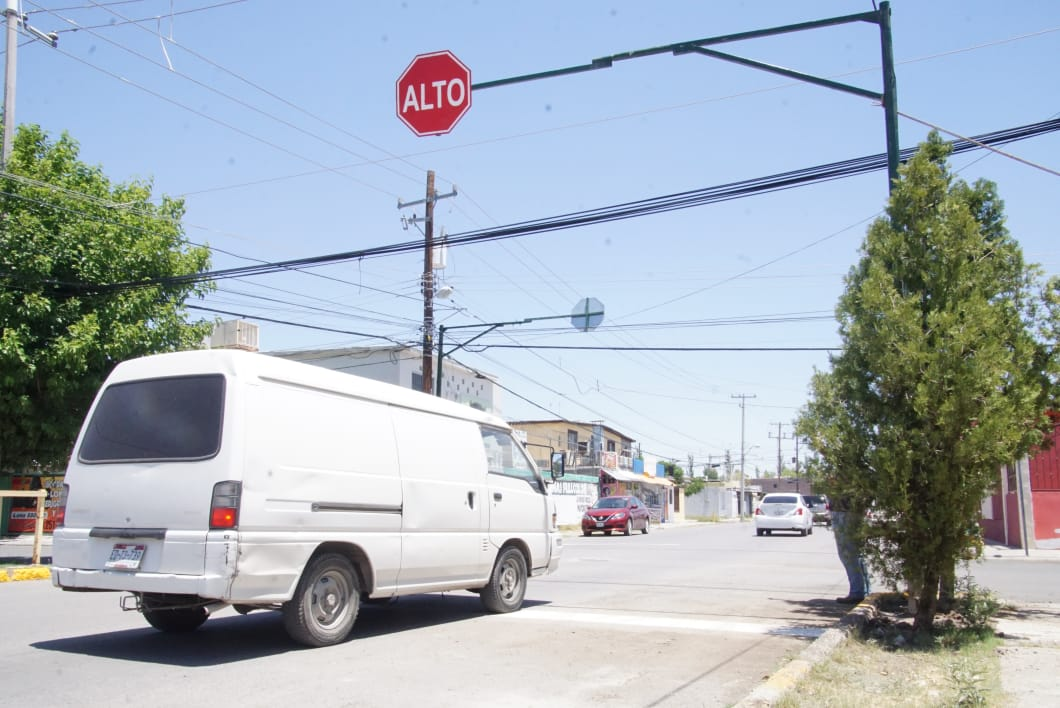
#> input picture SDC_8_Erick_Casanova/figuras/imagen_0.jpg, 1060 x 708 px
$ jupyter execute SDC_8_Altos_Erick_Casanova.ipynb
#> lines starting #> are read from the running program, lines starting #| are printed output that depends on the picture
<!--Información del curso-->

<center><h1 style="font-size:2em;color:#2467C0"> Altos
 </h1></center>
<br>
<table>
<col width="650">
<col width="350">
<tr>
<td></td>
<td>


**Objetivo:**


Utilizar un clasificador Haar Cascade para encontrar  altos en  imágenes.

<br>
</td>
</tr>
</table>

# Cargar librerias

[cell 1]
import matplotlib.pyplot as plt
import numpy as np
import cv2 as cv

[cell 2]
stop_cascade = cv.CascadeClassifier('datos/stopsign_classifier.xml')

[cell 3]
img0 = cv.imread('figuras/imagen_0.jpg')
#> img0 is the input picture: shape (708, 1060, 3); mean B, G, R 185.3, 176.5, 166.5
img1 = cv.imread('figuras/imagen_1.jpg')
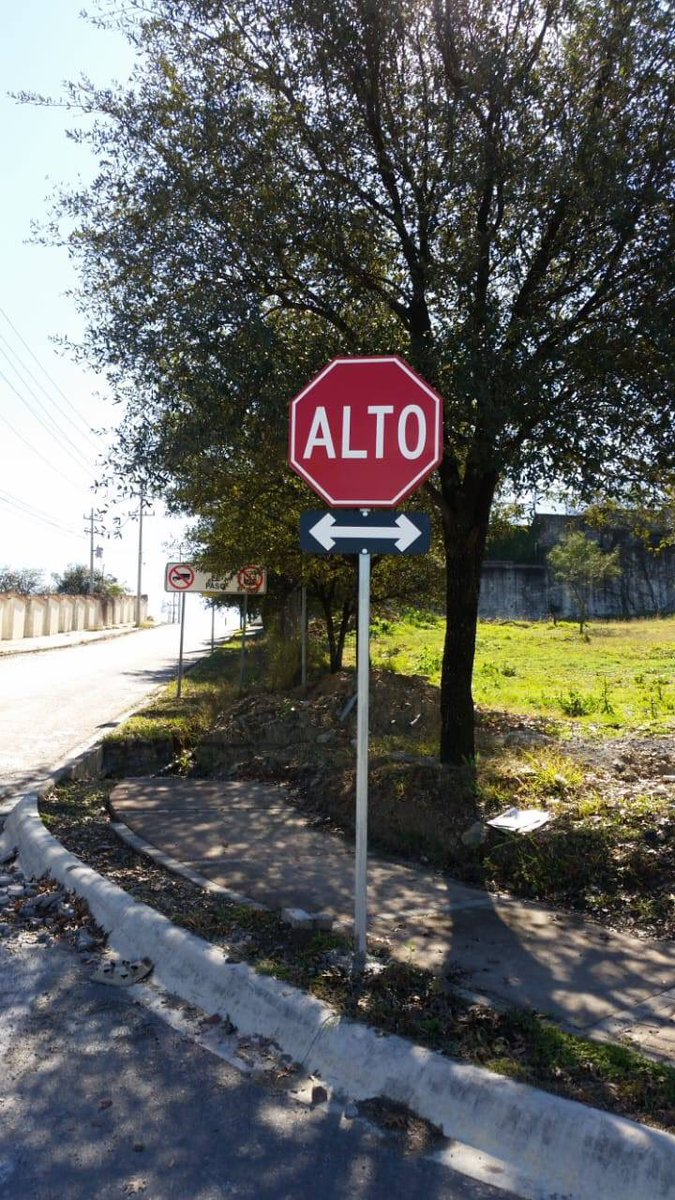
#> input picture SDC_8_Erick_Casanova/figuras/imagen_1.jpg, 675 x 1200 px
#> img1 is the input picture: shape (1200, 675, 3); mean B, G, R 96.5, 99, 98
img2 = cv.imread('figuras/imagen_2.jpg')
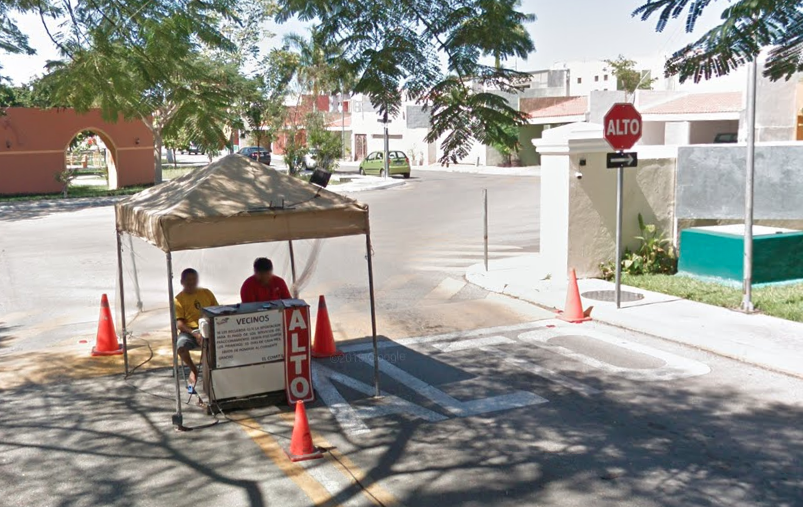
#> input picture SDC_8_Erick_Casanova/figuras/imagen_2.jpg, 803 x 507 px
#> img2 is the input picture: shape (507, 803, 3); mean B, G, R 145.3, 151.5, 153.5
img3 = cv.imread('figuras/imagen_3.jpg')
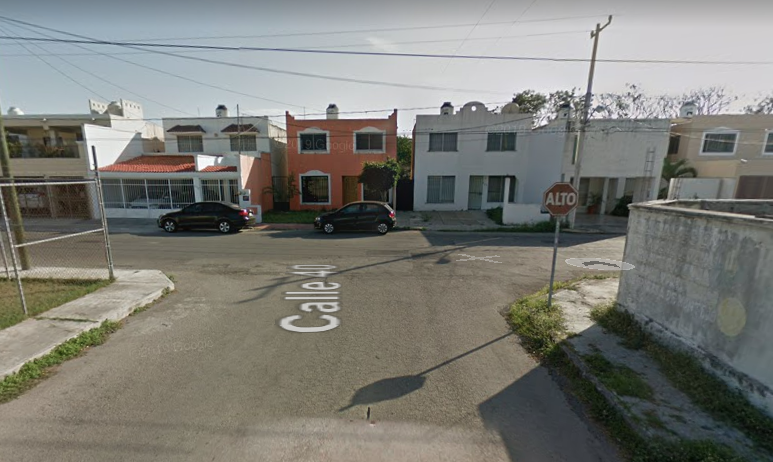
#> input picture SDC_8_Erick_Casanova/figuras/imagen_3.jpg, 773 x 462 px
#> img3 is the input picture: shape (462, 773, 3); mean B, G, R 117.5, 123.5, 123.5
img4 = cv.imread('figuras/imagen_4.jpg')
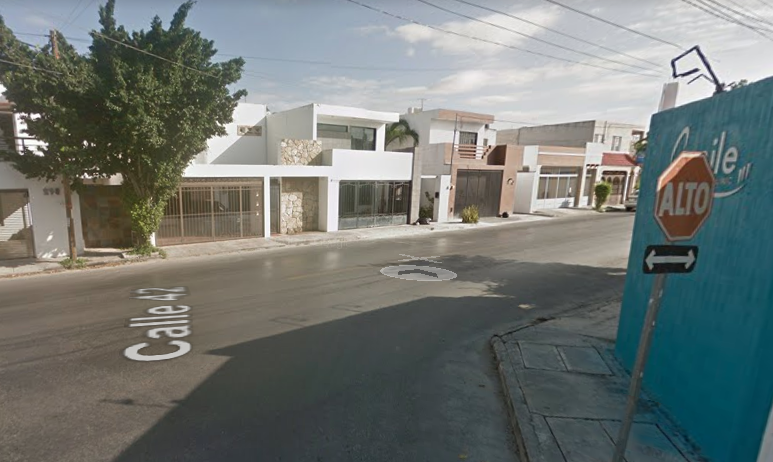
#> input picture SDC_8_Erick_Casanova/figuras/imagen_4.jpg, 773 x 462 px
#> img4 is the input picture: shape (462, 773, 3); mean B, G, R 115.6, 119, 113.2

#Convertimos a escala de grises la imagen original
img0_grey = cv.cvtColor(img0, cv.COLOR_BGR2GRAY)
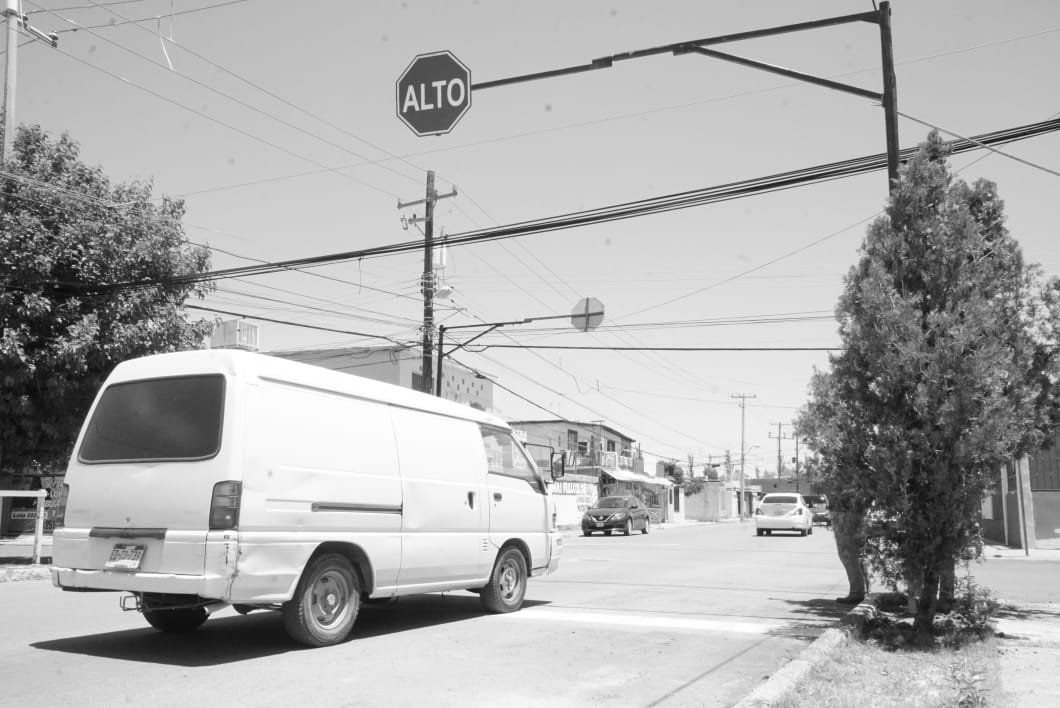
#> img0_grey: shape (708, 1060); min 3, max 255, mean 174.5
img1_grey = cv.cvtColor(img1, cv.COLOR_BGR2GRAY)
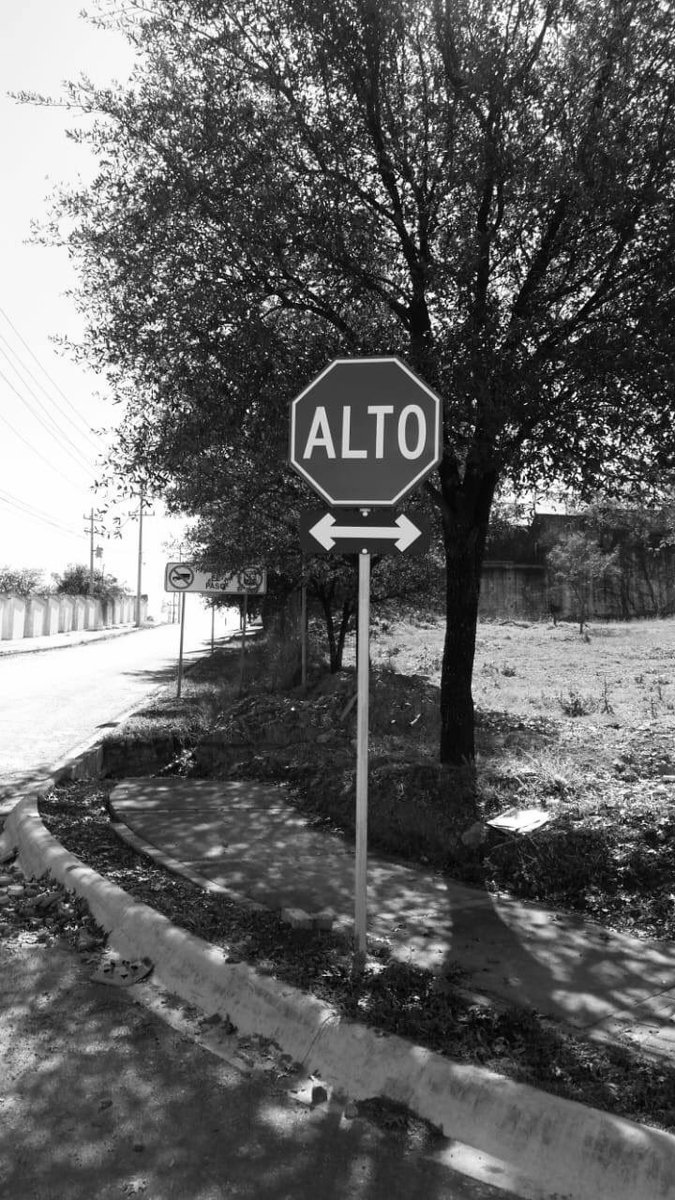
#> img1_grey: shape (1200, 675); min 0, max 255, mean 98.4
img2_grey = cv.cvtColor(img2, cv.COLOR_BGR2GRAY)
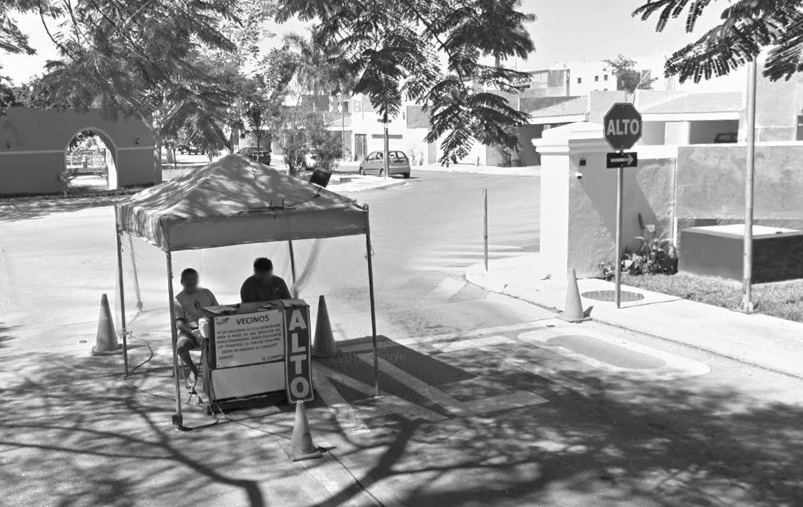
#> img2_grey: shape (507, 803); min 5, max 255, mean 151.4
img3_grey = cv.cvtColor(img3, cv.COLOR_BGR2GRAY)
img4_grey = cv.cvtColor(img4, cv.COLOR_BGR2GRAY)
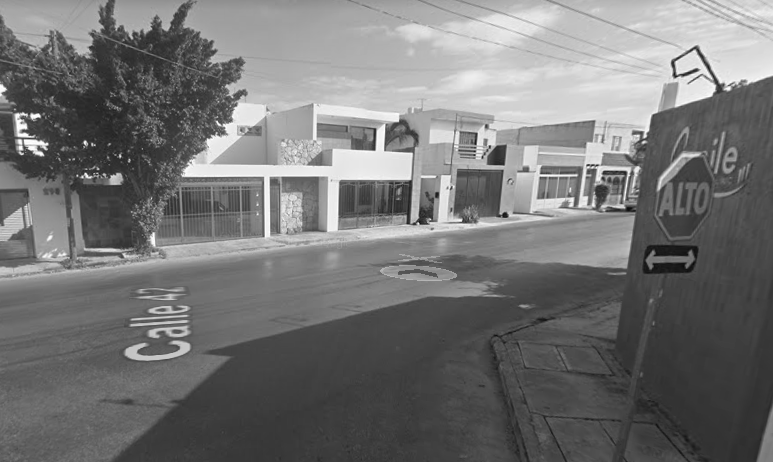
#> img4_grey: shape (462, 773); min 12, max 255, mean 116.9

[cell 4]
alto0 = stop_cascade.detectMultiScale(img0_grey, 1.12, 5)
#> alto0 = [[390, 47, 94, 94]]
alto1 = stop_cascade.detectMultiScale(img1_grey, 1.12, 5)
#> alto1 = [[294, 347, 176, 176]]
alto2 = stop_cascade.detectMultiScale(img2_grey, 1.12, 5)
#> alto2 = [[596, 99, 55, 55]]
alto3 = stop_cascade.detectMultiScale(img3_grey, 1.12, 5)
#> alto3 = [[537, 175, 46, 46]]
alto4 = stop_cascade.detectMultiScale(img4_grey, 1.12, 5)
#> alto4 = [[652, 158, 80, 80]]

[cell 5]
def detector_altos(alto, img):
    for (x,y,w,h) in alto:
        cv.rectangle(img,(x,y),(x+w,y+h),(255,0,0),2)
#> this loop made 1 pass
    plt.figure(figsize=(13,8))
    return cv.cvtColor(img, cv.COLOR_BGR2RGB)

[cell 6]
img0 = detector_altos(alto0, img0)
img1 = detector_altos(alto1, img1)
#> the loop in detector_altos (call 2), `for (x,y,w,h) in alto:` made 1 pass
img2 = detector_altos(alto2, img2)
img3 = detector_altos(alto3, img3)
img4 = detector_altos(alto4, img4)

[cell 7]
plt.figure(figsize=(17,17))

plt.subplot(2,3,1)
plt.imshow(img0)
plt.title("Imagen 1")

plt.subplot(2,3,2)
plt.imshow(img1)
plt.title("Imagen 2")

plt.subplot(2,3,3)
plt.imshow(img2)
plt.title("Imagen 2")

plt.subplot(2,3,4)
plt.imshow(img3)
plt.title("Imagen 3")

plt.subplot(2,3,5)
plt.imshow(img4)
plt.title("Imagen 4")

plt.show()
